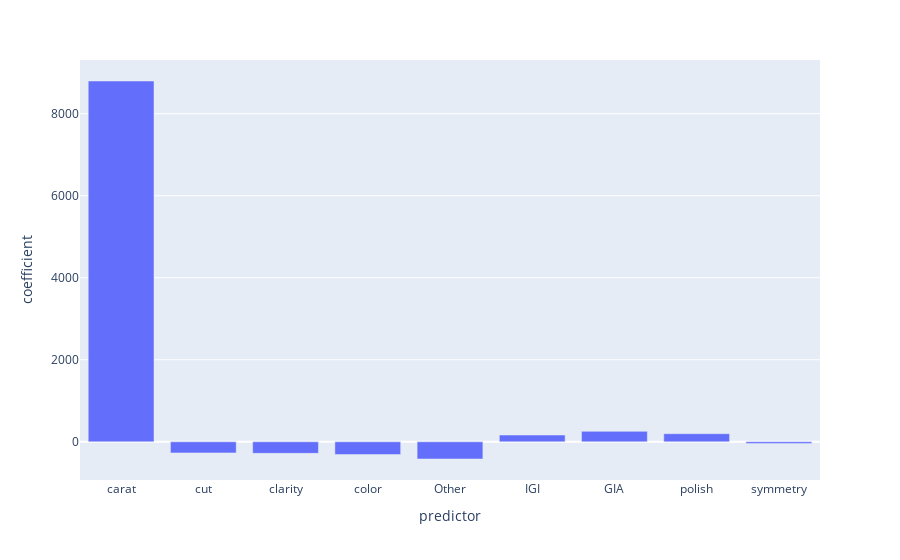

The notebook cell saved with this chart:
### Code cell
#show results as a bar chart
import plotly.express as px
fig = px.bar(x=results['feature'], y=results['coeff'])
fig.update_layout(
    yaxis=dict( title='coefficient'),
    xaxis=dict( title='predictor'),
)
fig.show()

### Figure 1 — Plotly figure (JSON) as saved in the notebook; plotly's stock layout.template omitted (floating-point values rounded to 4 significant figures)
{"data": [{"alignmentgroup": "True", "hovertemplate": "x=%{x}<br>y=%{y}<extra></extra>", "legendgroup": "", "marker": {"color": "#636efa", "pattern": {"shape": ""}}, "name": "", "offsetgroup": "", "orientation": "v", "showlegend": false, "textposition": "auto", "type": "bar", "x": ["carat", "cut", "clarity", "color", "Other", "IGI", "GIA", "polish", "symmetry"], "xaxis": "x", "y": [8798.0, -270.8, -281.8, -310.5, -419.5, 164.9, 254.6, 197.4, -44.3], "yaxis": "y"}], "layout": {"autosize": true, "barmode": "relative", "legend": {"tracegroupgap": 0}, "margin": {"t": 60}, "xaxis": {"anchor": "y", "autorange": true, "domain": [0, 1], "range": [-0.5, 8.5], "title": {"text": "predictor"}, "type": "category"}, "yaxis": {"anchor": "x", "autorange": true, "domain": [0, 1], "range": [-931.6, 9310.0], "title": {"text": "coefficient"}, "type": "linear"}}}
